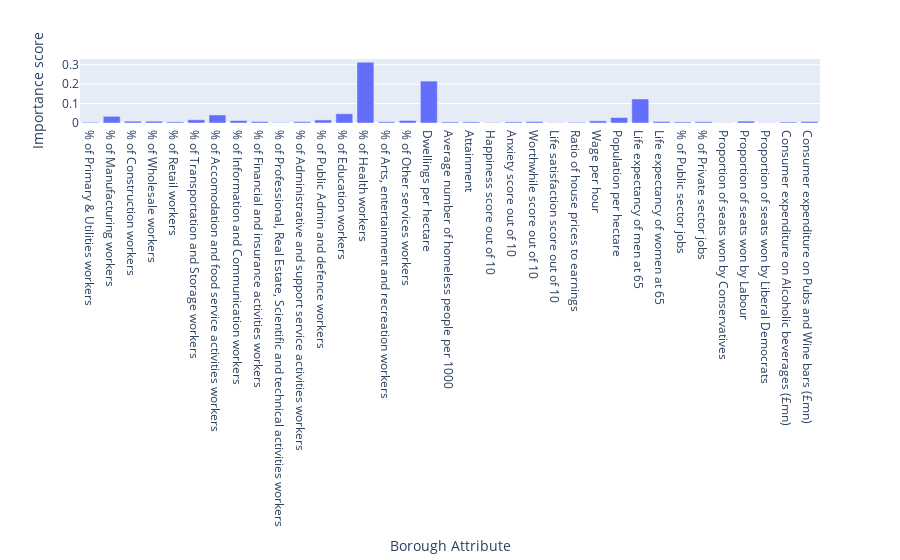

Notebook source saved alongside this figure:
### Markdown cell above
We must now visualize the "Importance score" for each "Borough Attribute" in order to dertmine which "Borough Attribute" has the highest importance score.

### Code cell
# Get the feature importances
importances = regressor.feature_importances_

# Create a bar chart using the px.bar() function
fig = px.bar(
    x=X_train.columns,
    y=importances,
    labels={'x': 'Borough Attribute', 'y': 'Importance score'}
)

# Show the plot
fig.show()

### Figure 1 — Plotly figure (JSON) as saved in the notebook; plotly's stock layout.template omitted (floating-point values rounded to 4 significant figures)
{"data": [{"alignmentgroup": "True", "hovertemplate": "Borough Attribute=%{x}<br>Importance score=%{y}<extra></extra>", "legendgroup": "", "marker": {"color": "#636efa", "pattern": {"shape": ""}}, "name": "", "offsetgroup": "", "orientation": "v", "showlegend": false, "textposition": "auto", "type": "bar", "x": ["% of Primary & Utilities workers", "% of Manufacturing workers", "% of Construction workers", "% of Wholesale workers", "% of Retail workers", "% of Transportation and Storage workers", "% of Accomodation and food service activities workers", "% of Information and Communication workers", "% of Financial and insurance activities workers", "% of Professional, Real Estate, Scientific and technical activities workers", "% of Administrative and support service activities workers", "% of Public Admin and defence workers", "% of Education workers", "% of Health workers", "% of Arts, entertainment and recreation workers", "% of Other services workers", "Dwellings per hectare", "Average number of homeless people per 1000", "Attainment", "Happiness score out of 10", "Anxiety score out of 10", "Worthwhile score out of 10", "Life satisfaction score out of 10", "Ratio of house prices to earnings", "Wage per hour", "Population per hectare", "Life expectancy of men at 65", "Life expectancy of women at 65", "% of Public sector jobs", "% of Private sector jobs", "Proportion of seats won by Conservatives", "Proportion of seats won by Labour", "Proportion of seats won by Liberal Democrats", "Consumer expenditure on Alcoholic beverages (£mn)", "Consumer expenditure on Pubs and Wine bars (£mn)"], "xaxis": "x", "y": [0.00363, 0.03448, 0.009283, 0.009446, 0.005896, 0.01665, 0.04138, 0.01271, 0.007642, 0.002568, 0.006848, 0.01582, 0.04781, 0.3131, 0.006244, 0.01299, 0.2158, 0.005409, 0.005593, 0.002028, 0.005544, 0.007355, 0.001093, 0.003391, 0.0112, 0.0281, 0.1236, 0.008034, 0.005384, 0.006427, 0.0007215, 0.009615, 0.001115, 0.005012, 0.008007], "yaxis": "y"}], "layout": {"autosize": true, "barmode": "relative", "legend": {"tracegroupgap": 0}, "margin": {"t": 60}, "xaxis": {"anchor": "y", "autorange": true, "domain": [0, 1], "range": [-0.5, 34.5], "title": {"text": "Borough Attribute"}, "type": "category"}, "yaxis": {"anchor": "x", "autorange": true, "domain": [0, 1], "range": [0, 0.3296], "title": {"text": "Importance score"}, "type": "linear"}}}
